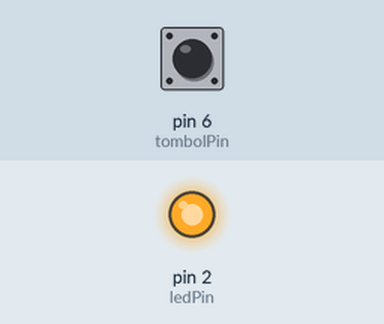
This sketch was run on a simulated Arduino Uno, built with avr-gcc and run on an emulated ATmega328P. Parts: output pins drawn as LEDs (lit = HIGH). The test bench sets the inputs (shaded band); at power-on: pin 6 (tombolPin) HIGH.

Above: at 1.2 s.
1.3 s: pin 6 (tombolPin) pulled LOW for 0.15 s
At 1.37 s:
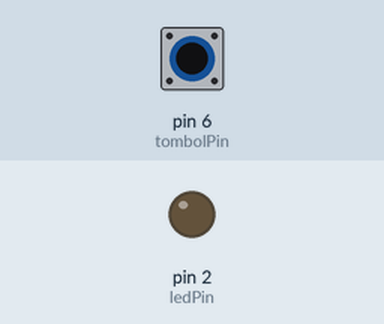
2.9 s: pin 6 (tombolPin) pulled LOW for 3.2 s
At 7.3 s:
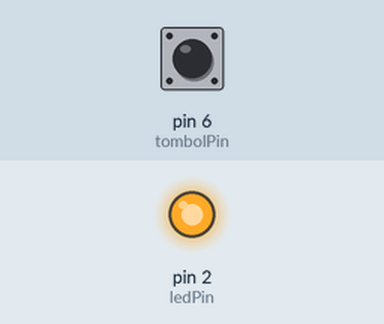
Timing chart, 0 to 8.8 s (numbered marks = the images above; inputs shaded):
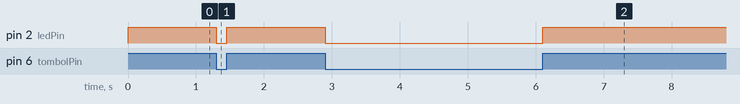

Measured:
- after the input at 1.3 s, pin 2 (ledPin): HIGH → LOW at once, → HIGH 0.15 s later
- after the input at 2.9 s, pin 2 (ledPin): HIGH → LOW at once, → HIGH 3.2 s later

The sketch:

PushButton.ino
```cpp
#define tombolPin 4  //PullDown
#define tombolPin 6  //PullUp
#define ledPin 2

void setup() {
  // put your setup code here, to run once:
  pinMode(tombolPin, INPUT);
  pinMode(ledPin, OUTPUT);
}

void loop() {
  // put your main code here, to run repeatedly:
  int kondisiTombol = digitalRead(tombolPin);
  if (kondisiTombol == LOW) {
    digitalWrite(ledPin, LOW);
  } else (digitalWrite(ledPin, HIGH));
}
```
